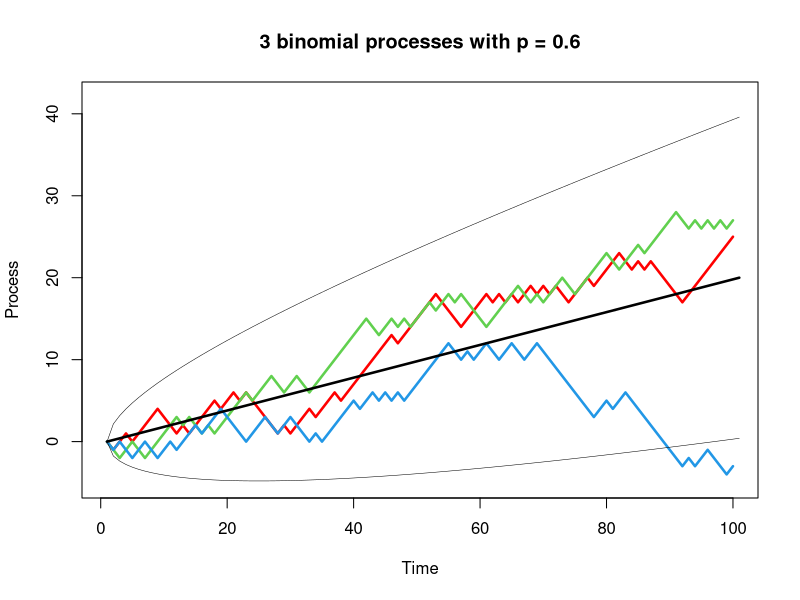

Source code (R):
# clear variables and close windows
rm(list = ls(all = TRUE))
graphics.off()

# parameter settings
set.seed(1)     # pseudo random numbers
n = 100         # number of observations
k = 3           # number of trajectories
p = 0.6         # probability of positive step being realised

# Main computation
t 		= c(0:n)
trend 	= t * (2 * p - 1)
std 	= sqrt(4 * t * p * (1 - p))
s_1 	= trend + 2 * std  # upper confidence band
s_2 	= trend - 2 * std  # lower confidence band
z 		= matrix(runif(k * n, min = (p - 1), max = p), k, n, byrow = TRUE)  # matrix of uniform random numbers
z 		= (z > 0) * 1
z 		= z * 2 - 1
walk 	= matrix(0, k, n, byrow = TRUE)

for (i in 2:n) {
    walk[, i] = walk[, i - 1] + z[, i]
}
if (p == 0.5) {
    bound = c(-20, 20)
} else if (p > 0.5) {
    bound = c(-5, p * 70)
} else {
    bound = c((p - 1) * 70, 5)
}

# Plot first trajectory
plot(walk[1, ], type = "l", lwd = 2.5, col = "red", xlab = "Time", ylab = "Process", 
    ylim = bound, main = paste(k, "binomial processes with p =", p))

# Add remaining trajectories, if they exist
if (k > 1) {
    for (i in 2:k) {
        points(walk[i, ], type = "l", lwd = 2.5, col = (i + 1))  # all other trajectory
    }
}
points(s_1, type = "l", lwd = 0.5)    # upper confidence interval boundary
points(s_2, type = "l", lwd = 0.5)    # lower confidence interval boundary
points(trend, type = "l", lwd = 2.5)  # trend line 
